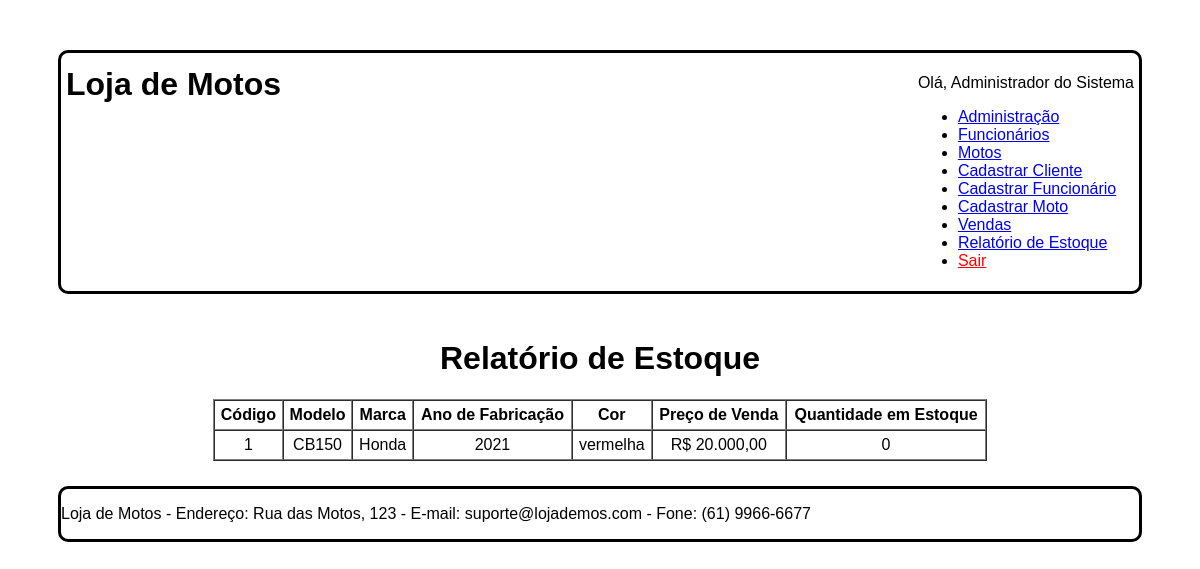
The page /Teste_MOTO/relatorio_estoque.php (signed in) on the database its author committed.
### tables this page shows
CREATE TABLE `moto` (
  `Cod_moto` int(11) NOT NULL,
  `Marca` varchar(45) NOT NULL,
  `Modelo` varchar(45) NOT NULL,
  `Ano_de_fabricacao` varchar(45) NOT NULL,
  `Cor` varchar(45) NOT NULL,
  `Numero_do_chassi` varchar(45) NOT NULL,
  `Cilindrada` varchar(45) NOT NULL,
  `Tipo` varchar(45) NOT NULL,
  `Preco_de_custo` varchar(45) NOT NULL,
  `Preco_de_venda` varchar(45) NOT NULL,
  `Quantidade_em_estoque` int(11) NOT NULL,
  `Tipo_de_combustivel` varchar(45) NOT NULL,
  `Potencia` varchar(45) NOT NULL,
  `Sistema_de_freios` varchar(45) NOT NULL,
  `Abs` varchar(45) NOT NULL,
  `Peso` varchar(45) NOT NULL,
  `Capacidade_do_tanque` varchar(45) NOT NULL,
  `Tipo_de_partida` varchar(45) NOT NULL,
  `Status_de_disponibilidade` varchar(45) NOT NULL
);

### Teste_MOTO/relatorio_estoque.php (the view, shortened to what this page needs)
<?php
include 'conexao.php';
?>
<!DOCTYPE html>
<html lang="pt-BR">
<head>
    <link rel="stylesheet" href="css/layout.css">
    <link rel="stylesheet" href="css/menu.css">
</head>
<body>
    <div id="principal">
        <div id="topo">
            <div id="logo">
                <h1>Loja de Motos</h1>
            </div>
            <div id="menu_global">
                <p>Olá, <?php echo isset($_SESSION['nome_usuario']) ? $_SESSION['nome_usuario'] : 'Usuário'; ?></p>
                <?php include 'menu_local.php'; ?>
            </div>
        </div>
        <div id="conteudo_especifico">
            <h1>Relatório de Estoque</h1>
            <table border="1" cellpadding="5" cellspacing="0" style="width: 100%; text-align: center;">
                <thead>
                    <tr>
                        <th>Código</th>
                        <th>Modelo</th>
                        <th>Marca</th>
                        <th>Ano de Fabricação</th>
                        <th>Cor</th>
                        <th>Preço de Venda</th>
                        <th>Quantidade em Estoque</th>
                    </tr>
                </thead>
                <tbody>
                    <?php
                    $query = "SELECT Cod_moto, Modelo, Marca, Ano_de_fabricacao, Cor, Preco_de_venda, Quantidade_em_estoque FROM moto";
                    $result = mysqli_query($conectar, $query);
                    if (mysqli_num_rows($result) > 0) {
                        while ($moto = mysqli_fetch_assoc($result)) {
                            echo "<tr>";
                            echo "<td>" . $moto['Cod_moto'] . "</td>";
                            echo "<td>" . $moto['Modelo'] . "</td>";
                            echo "<td>" . $moto['Marca'] . "</td>";
                            echo "<td>" . $moto['Ano_de_fabricacao'] . "</td>";
                            echo "<td>" . $moto['Cor'] . "</td>";
                            echo "<td>R$ " . number_format($moto['Preco_de_venda'], 2, ',', '.') . "</td>";
                            echo "<td>" . $moto['Quantidade_em_estoque'] . "</td>";
                            echo "</tr>";
                        }
                    } else {
                        echo "<tr><td colspan='7'>Nenhuma moto cadastrada no estoque.</td></tr>";
                    }
                    ?>
                </tbody>
            </table>
        </div>
        <div id="rodape">
            <p>Loja de Motos - Endereço: Rua das Motos, 123 - E-mail: suporte@lojademos.com - Fone: (61) 9966-6677</p>
        </div>
    </div>
</body>
</html>

### Teste_MOTO/css/layout.css (style rules this page uses)
#topo { padding: 5px; display: grid; grid-template-columns: auto auto; margin: 0px auto 20px auto; grid-gap: 5px; border-radius: 10px; border: solid; color: black; justify-content: space-between; }
#logo h1 { line-height: 10px; word-spacing: 0px; }
#conteudo_especifico { padding: 5px; margin: auto 150px auto 150px; text-align: center; }
#rodape { padding: 0px; display: grid; grid-template-columns: auto auto; grid-template-rows: 50px; margin: 20px auto 0px auto; grid-gap: 5px; border-radius: 10px; border: solid; color: black; justify-content: space-between; }

### rows shown on the page
moto: Cod_moto "1", Modelo "CB150", Marca "Honda", Ano_de_fabricacao "2021", Cor "vermelha", Preco_de_venda "20.000,00", Quantidade_em_estoque "0"

### other values the page prints
$_SESSION['nome_usuario'] "Administrador do Sistema"
